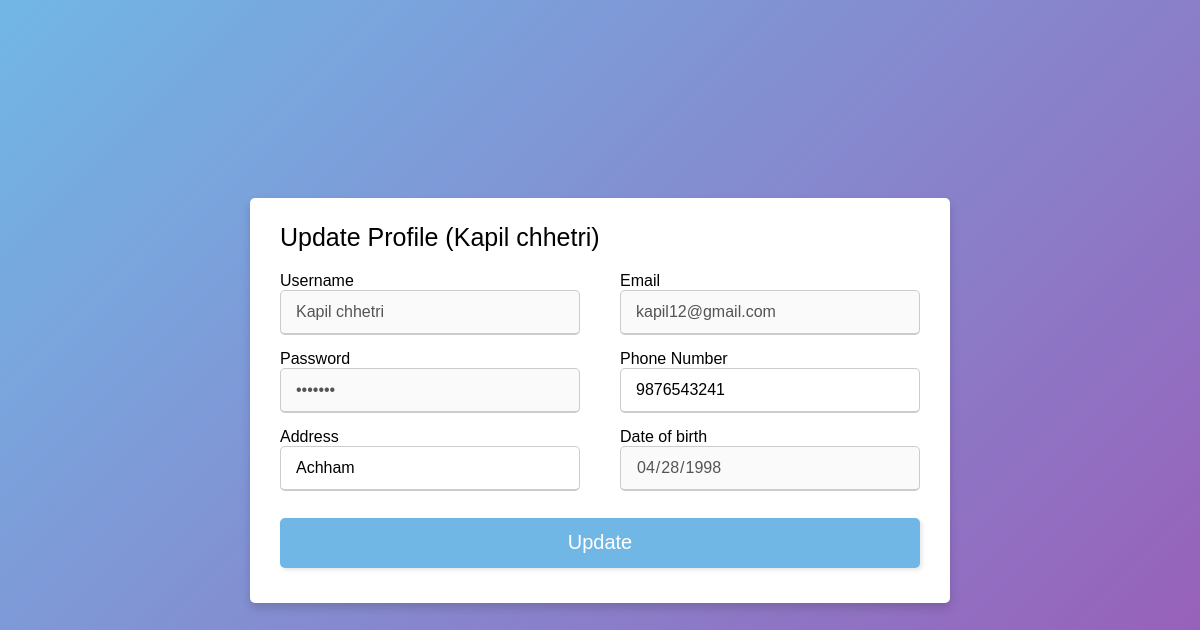
/update_patient.php?id=4, run on the app's committed database.
### tables this page shows
CREATE TABLE `patient` (
  `id` int(10) NOT NULL,
  `username` varchar(30) NOT NULL,
  `email` varchar(30) NOT NULL,
  `password` varchar(30) NOT NULL,
  `phone` varchar(10) NOT NULL,
  `address` varchar(20) NOT NULL,
  `dateOfBirth` date NOT NULL,
  `gender` enum('male','female','other') NOT NULL
);

### update_patient.php (the view, shortened to what this page needs)
<!DOCTYPE html>
<head>
  <link rel="stylesheet" href="register.css">
</head>
<body>
  <?php
       include 'connect.php';
          $id = $_GET['id'];
          $selectquery = "select * from patient where id = $id ";
          $query = mysqli_query($con, $selectquery);
          $result = mysqli_fetch_assoc($query);
  ?>
  <div class="container">
    <div class="title">Update Profile
      (<?php echo $result['username']; ?>)
    </div>
    <div class="content">
      <form id="form1" action="" method="post">
        <div class="user-details">
          <?php
          include 'connect.php';
          $id = $_GET['id'];
          $selectquery = "select * from patient where id = $id ";
          $query = mysqli_query($con, $selectquery);
          $result = mysqli_fetch_assoc($query);
          ?>
          <div class="input-box">
            <label for="userName" class="details">Username</label>
            <input type="text" id="txtUserName" class="form-control" placeholder="Enter your username" name="userName" value="<?php echo $result['username']; ?>" disabled>
          </div>
          <div class="input-box">
            <label for="email" class="details">Email</label>
            <input type="email" id="txtEmail" class="form-control" placeholder="Enter your email" name="email" value="<?php echo $result['email']; ?>" disabled>
          </div>
          <div class="input-box">
            <label for="password" class="details">Password</label>
            <input type="password" id="txtPassword" class="form-control" placeholder="Enter your password" name="password" value="<?php echo $result['password']; ?>" disabled>
          </div>
          <div class="input-box">
            <label for="phone" class="details">Phone Number</label>
            <input type="phone" id="txtPhone" class="form-control" placeholder="Enter your phone number" name="phone" value="<?php echo $result['phone']; ?>">
          </div>
          <div class="input-box">
            <label for="address" class="details">Address</label>
            <input type="text" id="txtAddress" class="form-control" placeholder="Enter your address" name="address" value="<?php echo $result['address']; ?>">
          </div>
          <div class="input-box">
            <label for="dateOfBirth" class="details">Date of birth</label>
            <input type="date" id="txtDateOfBirth" class="form-control" placeholder="mm / dd / yyyy" name="dateOfBirth" value="<?php echo $result['dateOfBirth']; ?>" disabled>
          </div>
        </div>
        <div class="input-box button">
          <button type="submit" class="btn btn-primary" name="submit">Update</button>
        </div>
    </div>
  </div>
</body>
</html>

### register.css (style rules this page uses)
* { margin: 0; padding: 0; box-sizing: border-box; font-family: 'Poppins',sans-serif; }
body { height: 100vh; display: flex; justify-content: center; align-items: center; padding: 10px; background: linear-gradient(135deg, #71b7e6, #9b59b6); }
.container { max-width: 700px; width: 100%; background-color: #fff; padding: 25px 30px; border-radius: 5px; box-shadow: 0 5px 10px rgba(0,0,0,0.15); }
.container .title { font-size: 25px; font-weight: 500; position: relative; }
.content form .user-details { display: flex; flex-wrap: wrap; justify-content: space-between; margin: 20px 0 12px 0; }
form .user-details .input-box { margin-bottom: 15px; width: calc(100% / 2 - 20px); }
.user-details .input-box input { height: 45px; width: 100%; outline: none; font-size: 16px; border-radius: 5px; padding-left: 15px; border: 1px solid #ccc; border-bottom-width: 2px; transition: all 0.3s ease; }
form button { height: 50px; width: 100%; color: #fff; background: #71b7e6; border-radius: 5px; border: none; font-size: 20px; margin-bottom: 10px; cursor: pointer; box-shadow: 2px 2px 4px rgba(0,0,0,0.1); transition: all 0.1s ease; }

### data on the page
patient: username "Kapil chhetri", userName "Kapil chhetri", email "kapil12@gmail.com", phone "9876543241", address "Achham", dateOfBirth "04/28/1998"
